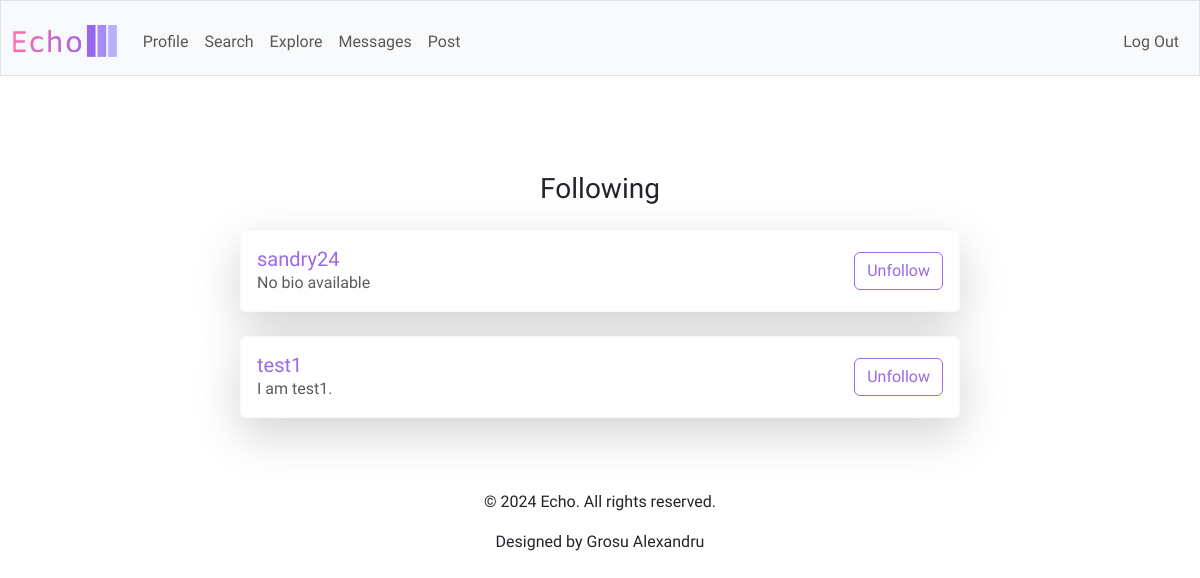
The page /following/9 (signed in) on the database its author committed.
### tables this page shows
CREATE TABLE users (
    id INTEGER PRIMARY KEY AUTOINCREMENT,
    username TEXT UNIQUE NOT NULL,
    password_hash TEXT NOT NULL,
    bio TEXT,
    created_at TIMESTAMP DEFAULT CURRENT_TIMESTAMP
);

### app.py (the view)
@app.route("/following/<int:user_id>")
@login_required
def following(user_id):
    following_list = db.execute("""
        SELECT u.id, u.username, u.bio
        FROM follows f
        JOIN users u ON f.followed_id = u.id
        WHERE f.follower_id = ?
    """, user_id)
    return render_template("following.html", users=following_list, is_followed=is_followed)

### app.py (called while the page is built)
@app.after_request
def after_request(response):
    response.headers["Cache-Control"] = "no-cache, no-store, must-revalidate"
    response.headers["Expires"] = 0
    response.headers["Pragma"] = "no-cache"
    return response

def is_followed(follower_id, followed_id):
    return db.execute("SELECT * FROM follows WHERE follower_id = ? AND followed_id = ?", follower_id, followed_id)

### helpers.py (called while the page is built)
def login_required(f):
    @wraps(f)
    def decorated_function(*args, **kwargs):
        if session.get("user_id") is None:
            return redirect("/login")
        return f(*args, **kwargs)
    return decorated_function

### templates/following.html (shortened to what this page needs)
{% extends "layout.html" %}
{% block main %}
    <div class="container mt-5">
        <h3 class="mb-4 text-center">Following</h3>
        <div class="row justify-content-center">
            <div class="col-md-8">
                {% for user in users %}
                    <div class="card mb-4 shadow-lg border-light">
                        <div class="card-body d-flex justify-content-between align-items-center">
                            <div class="text-start flex-grow-1 me-3">
                                <h5 class="card-title mb-0 text-truncate" style="max-width: 200px;">
                                    <a href="{{ url_for('profile', username=user['username']) }}" class="purple text-decoration-none">
                                        {{ user['username'] }}
                                    </a>
                                </h5>
                                <p class="card-text text-muted text-truncate" style="max-width: 250px;">
                                    {{ user['bio'] or 'No bio available' }}
                                </p>
                            </div>
                            {% if user['id'] != session['user_id'] %}
                                {% if is_followed(session['user_id'], user['id']) %}
                                    <form action="{{ url_for('unfollow_user', user_id=user['id']) }}" method="post">
                                        <button type="submit" class="btn btn-outline-primary">Unfollow</button>
                                    </form>
                                {% else %}
                                    <form action="{{ url_for('follow_user', user_id=user['id']) }}" method="post">
                                        <button type="submit" class="btn btn-primary">Follow</button>
                                    </form>
                                {% endif %}
                            {% endif %}
                        </div>
                    </div>
                {% else %}
                    <div class="text-center">
                        <p class="text-muted">You are not following anyone yet. Explore users to follow them!</p>
                    </div>
                {% endfor %}
            </div>
        </div>
    </div>
{% endblock %}

### static/styles.css (style rules this page uses)
body { font-family: "Amiko", sans-serif; }
.purple { color: #9b68e7; }
.btn-outline-primary, .btn-outline-primary:active:focus { background-color: #fff; color: #9b68e7; border-color: #9b68e7; }

### rows shown on the page
users: username "sandry24", user "No bio available"
users: username "test1", bio "I am test1."
